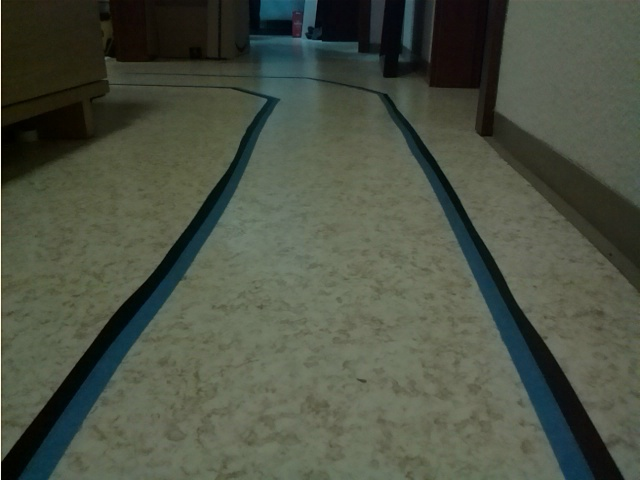
#> input picture img.jpg, 640 x 480 px
$ python 'image processing for camera.py'
#> lines starting #> are read from the running program, lines starting #| are printed output that depends on the picture; after the words box and inside, x2 and y2 are one past the last pixel; in counts of white or black regions, pixels touching at a corner belong together
# =========================================================
# IMPROVED LANE EDGE DETECTION
# =========================================================
#
# THIS VERSION:
# -------------
# Detects ONLY the black/blue lane tape lines
# and ignores the walls/floor/background.
#
# HOW?
# ----
# 1. Uses HSV color filtering
# 2. Detects only DARK BLUE / BLACK colors
# 3. Uses Canny edge detection ONLY on lane mask
# 4. Draws contours only around lane tape
#
# =========================================================

import cv2
import numpy as np


# =========================================================
# CLASS FOR LANE DETECTION
# =========================================================
class LaneDetector:

    # -----------------------------------------------------
    # Constructor
    # -----------------------------------------------------
    def __init__(self):

        # HSV threshold for DARK BLUE / BLACK lane tape
        #
        # You can adjust these later if needed

        self.lower_lane = np.array([90, 40, 20])
        self.upper_lane = np.array([140, 255, 255])

    # -----------------------------------------------------
    # Preprocess frame
    # -----------------------------------------------------
    def preprocess_frame(self, frame):

        # Resize image
        frame = cv2.resize(frame, (640, 480))

        # Slight blur to reduce noise
        blurred = cv2.GaussianBlur(frame, (5, 5), 0)

        return blurred

    # -----------------------------------------------------
    # Detect only lane color
    # -----------------------------------------------------
    def detect_lane_mask(self, frame):

        # Convert image to HSV
        hsv = cv2.cvtColor(frame, cv2.COLOR_BGR2HSV)

        # Create mask for blue/black lane tape
        mask = cv2.inRange(hsv,
                           self.lower_lane,
                           self.upper_lane)

        # Morphological cleanup
        kernel = np.ones((5, 5), np.uint8)

        mask = cv2.morphologyEx(mask,
                                cv2.MORPH_OPEN,
                                kernel)

        mask = cv2.morphologyEx(mask,
                                cv2.MORPH_CLOSE,
                                kernel)

        return mask

    # -----------------------------------------------------
    # Edge detection ONLY on lane mask
    # -----------------------------------------------------
    def detect_edges(self, mask):

        # Detect edges from mask only
        edges = cv2.Canny(mask, 50, 150)

        return edges

    # -----------------------------------------------------
    # Draw detected lane edges
    # -----------------------------------------------------
    def draw_lane_edges(self, frame, edges):

        # Find contours from edges
        contours, _ = cv2.findContours(edges,
                                       cv2.RETR_EXTERNAL,
                                       cv2.CHAIN_APPROX_SIMPLE)

        lane_centers = []

        for contour in contours:

            area = cv2.contourArea(contour)

            # Ignore tiny noise
            if area > 200:

                # Draw contour in GREEN
                cv2.drawContours(frame,
                                 [contour],
                                 -1,
                                 (0, 255, 0),
                                 3)

                # Bounding rectangle
                x, y, w, h = cv2.boundingRect(contour)

                # Center point
                cx = x + w // 2
                cy = y + h // 2

                lane_centers.append((cx, cy))

                # Draw center point
                cv2.circle(frame,
                           (cx, cy),
                           5,
                           (0, 0, 255),
                           -1)

        return lane_centers

    # -----------------------------------------------------
    # Calculate center path
    # -----------------------------------------------------
    def calculate_path(self, frame, lane_centers):

        height, width, _ = frame.shape

        image_center = width // 2

        # Draw center line
        cv2.line(frame,
                 (image_center, 0),
                 (image_center, height),
                 (255, 0, 0),
                 2)

        # Need at least 2 lane contours
        if len(lane_centers) >= 2:

            # Sort left to right
            lane_centers = sorted(lane_centers,
                                  key=lambda x: x[0])

            left_lane = lane_centers[0]
            right_lane = lane_centers[-1]

            # Calculate midpoint
            mid_x = (left_lane[0] + right_lane[0]) // 2
            mid_y = (left_lane[1] + right_lane[1]) // 2

            # Draw midpoint
            cv2.circle(frame,
                       (mid_x, mid_y),
                       10,
                       (255, 255, 0),
                       -1)

            # Draw steering line
            cv2.line(frame,
                     (image_center, height),
                     (mid_x, mid_y),
                     (0, 255, 255),
                     3)

            # Steering decision
            if mid_x < image_center - 30:
                direction = "TURN LEFT"

            elif mid_x > image_center + 30:
                direction = "TURN RIGHT"

            else:
                direction = "MOVE STRAIGHT"

            # Display direction
            cv2.putText(frame,
                        direction,
                        (20, 40),
                        cv2.FONT_HERSHEY_SIMPLEX,
                        1,
                        (0, 255, 255),
                        3)

    # -----------------------------------------------------
    # Main processing function
    # -----------------------------------------------------
    def process_frame(self, frame):

        # Step 1: Preprocess
        processed = self.preprocess_frame(frame)

        # Step 2: Get lane-only mask
        mask = self.detect_lane_mask(processed)

        # Step 3: Edge detection on mask only
        edges = self.detect_edges(mask)

        # Step 4: Draw lane edges
        lane_centers = self.draw_lane_edges(processed,
                                            edges)

        # Step 5: Calculate path
        self.calculate_path(processed,
                            lane_centers)

        return processed, mask, edges


# =========================================================
# MAIN PROGRAM
# =========================================================

# Load image
image = cv2.imread("img.jpg")
#> image is the input picture: shape (480, 640, 3); mean B, G, R 68.2, 82.5, 76.1

# Check image
if image is None:
    print("Could not load image")
    exit()

# Create detector object
detector = LaneDetector()

# Process image
result, mask, edges = detector.process_frame(image)
#> in detect_lane_mask, `hsv = cv2.cvtColor(frame, cv2.COLOR_BGR2HSV)`: hsv: shape (480, 640, 3); mean H, S, V 45.7, 70.1, 83.5
#> in detect_lane_mask, `mask = cv2.inRange(hsv, self.lower_lane, self.upper_lane)`:
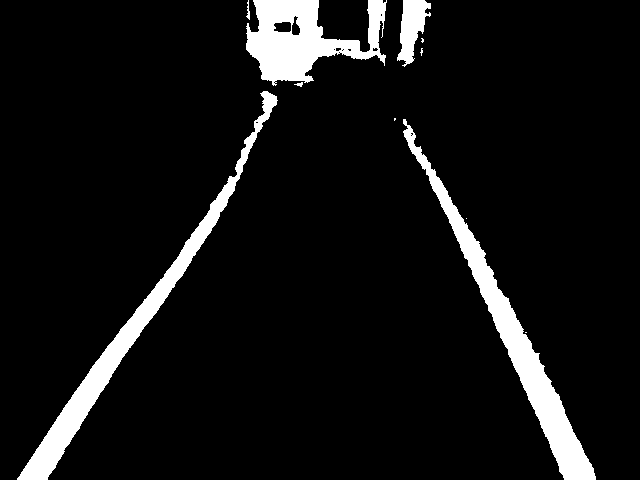
#> mask: shape (480, 640); 7.5% white; 11 white regions (5 under 20 px), largest, box (x1, y1, x2, y2) and area: (403, 119, 596, 480) 7906, (17, 91, 278, 480) 7446, (246, 0, 387, 86) 6362, (397, 0, 431, 67) 1244, (246, 0, 250, 20) 39, (294, 82, 303, 87) 24
#> in detect_lane_mask, `mask = cv2.morphologyEx(mask, cv2.MORPH_OPEN, kernel)`:
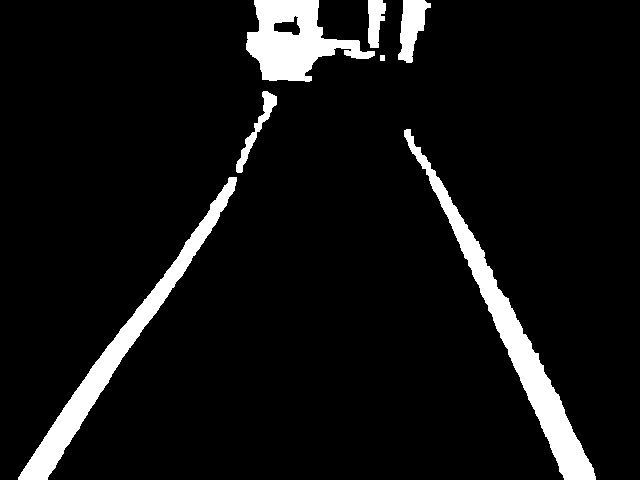
#> mask: shape (480, 640); 7.3% white; 7 white regions, largest, box (x1, y1, x2, y2) and area: (404, 129, 596, 480) 7823, (18, 177, 237, 480) 6674, (246, 0, 375, 82) 5463
#> in detect_lane_mask, `mask = cv2.morphologyEx(mask, cv2.MORPH_CLOSE, kernel)`: mask: shape (480, 640); 7.4% white; 6 white regions, box (x1, y1, x2, y2) and area: (404, 129, 596, 480) 7826, (18, 177, 237, 480) 6674, (246, 0, 386, 82) 6164, (398, 0, 431, 63) 1192, (236, 91, 277, 173) 717, (380, 55, 385, 61) 30
#> in detect_edges, `edges = cv2.Canny(mask, 50, 150)`:
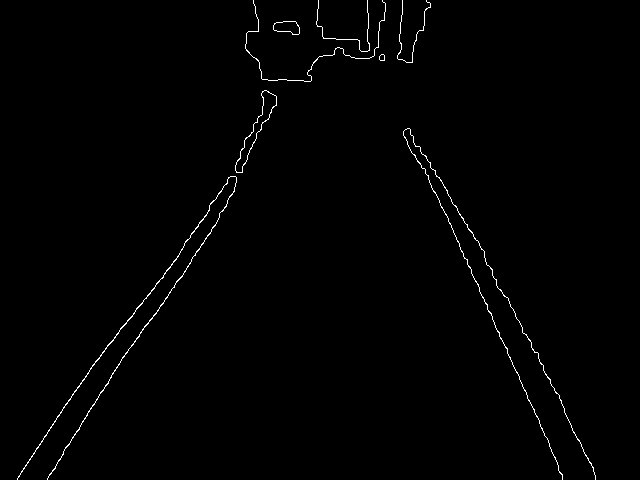
#> edges: shape (480, 640); 0.83% white in thin lines or dots
#> in draw_lane_edges, `contours, _ = cv2.findContours(edges, cv2.RETR_EXTERNAL, cv2.CHAIN_APP..`: contours = 8 contours, 3 with area under 20; largest, box (x1, y1, x2, y2) and area: (235, 90, 277, 173) 734, (273, 21, 300, 35) 253, (17, 176, 237, 480) 214, (403, 128, 596, 480) 83, (379, 54, 385, 61) 27
#> the loop in draw_lane_edges, `for contour in contours: ` made 8 passes
#> (area, x, y, w, h, cx, cy) on passes 1, 3, 5: (214.5, 17, 176, 220, 304, 127, 328), (733.5, 235, 90, 42, 83, 256, 131), (253, 273, 21, 27, 14, 286, 28)
#> area on passes 2, 4: 83, 27
#> after the loop in draw_lane_edges, `for contour in contours:`:
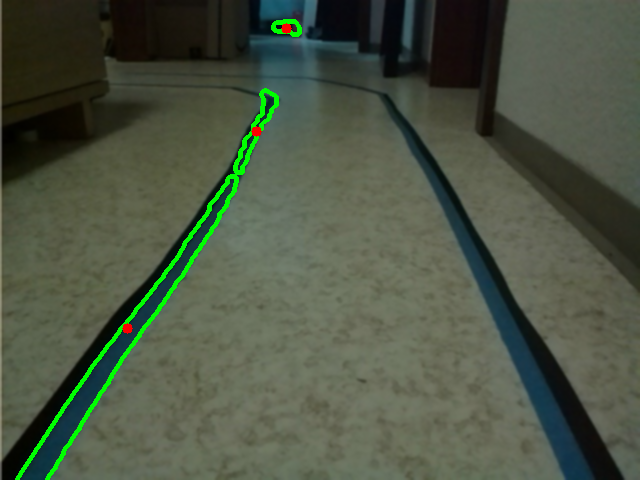
#> frame: shape (480, 640, 3); mean B, G, R 67.4, 85.4, 75.8
#> after the loop in draw_lane_edges, `for contour in contours:`: lane_centers = [(127, 328), (256, 131), (286, 28)]
#> in calculate_path, `left_lane = lane_centers[0]`: left_lane = (127, 328)
#> in calculate_path, `right_lane = lane_centers[-1]`: right_lane = (286, 28)
#> in calculate_path, `mid_x = (left_lane[0] + right_lane[0]) // 2`: mid_x = 206
#> in calculate_path, `mid_y = (left_lane[1] + right_lane[1]) // 2`: mid_y = 178
#> in calculate_path, `cv2.putText(frame, direction, (20, 40), cv2.FONT_HERSHEY_SIMPLEX, 1, (..`:
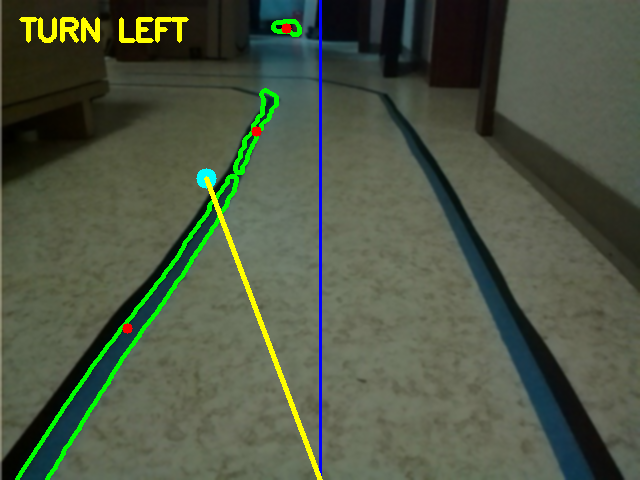
#> frame: shape (480, 640, 3); mean B, G, R 67.8, 87.3, 77.6

# =========================================================
# DISPLAY RESULTS
# =========================================================

# Original image
cv2.imshow("Original Image", image)

# Lane-only mask
cv2.imshow("Lane Mask", mask)

# Edge detection ONLY on lanes
cv2.imshow("Lane Edges", edges)

# Final output
cv2.imshow("Final Lane Detection", result)

# Wait for key press
cv2.waitKey(0)

# Close windows
cv2.destroyAllWindows()
